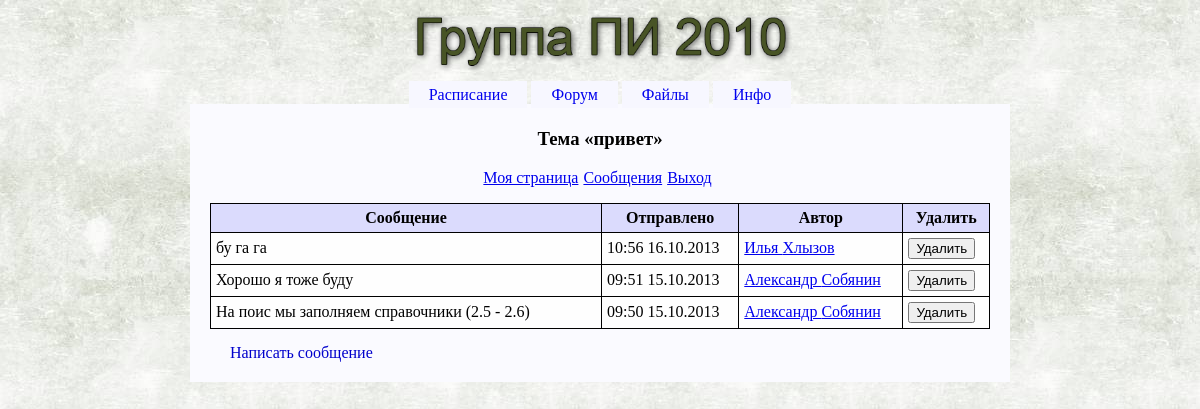
Page /post.php?theme=13 (signed in) on the committed database.
### tables this page shows
CREATE TABLE IF NOT EXISTS `theme` (
  `id` int(11) NOT NULL AUTO_INCREMENT,
  `title` varchar(30) NOT NULL,
  `author` int(11) NOT NULL,
  `send` timestamp NOT NULL DEFAULT CURRENT_TIMESTAMP ON UPDATE CURRENT_TIMESTAMP,
  PRIMARY KEY (`id`)
);

CREATE TABLE IF NOT EXISTS `post` (
  `id` int(11) NOT NULL AUTO_INCREMENT,
  `message` text NOT NULL,
  `author` int(11) NOT NULL,
  `send` timestamp NOT NULL DEFAULT CURRENT_TIMESTAMP ON UPDATE CURRENT_TIMESTAMP,
  `theme` int(11) NOT NULL,
  PRIMARY KEY (`id`)
);

CREATE TABLE IF NOT EXISTS `users` (
  `id` int(11) NOT NULL AUTO_INCREMENT,
  `login` varchar(20) NOT NULL,
  `password` varchar(32) NOT NULL,
  `position` int(11) NOT NULL DEFAULT '0',
  `firstname` varchar(20) DEFAULT NULL,
  `lastname` varchar(20) DEFAULT NULL,
  `birth` date DEFAULT NULL,
  `phone` varchar(12) DEFAULT NULL,
  `email` varchar(20) DEFAULT NULL,
  PRIMARY KEY (`id`)
);

### post.php (the view, shortened to what this page needs)
<?php
include("./include/jsheader.php");
include("./include/nav.php");
?>
<section>
<?php
if(empty($_SESSION['login']) or empty($_SESSION['id'])) { ?>
<h3>Страница недоступна</h3>
<p>Привет, гость. <a href='.\auth.php'>Вход</a></p>
<?php
} else {
	if(!empty($_GET['theme'])) {
		$themeid = intval($_GET['theme']);
		include("./include/connect.php");
		$userid = intval($_SESSION['id']);
		$result = mysql_query("SELECT `position` FROM `users` WHERE `id` = '{$userid}'", $db) or die("Не могу выполнить запрос.");
		$position = mysql_fetch_assoc($result);
		$position = intval($position['position']);
		$result = mysql_query("SELECT `title` FROM `theme` WHERE `id` = '{$themeid}'", $db) or die("Не могу выполнить запрос.");
		$theme = mysql_fetch_assoc($result);
?>
<h3>Тема &laquo;<?php echo htmlspecialchars($theme['title']); ?>&raquo;</h3>
<?php
		include("./include/usermenu.php");
		$result = mysql_query("SELECT `id`, `message`, DATE_FORMAT(`send`, '%H:%i %d.%m.%Y') as sendtime, `author` FROM `post` WHERE `theme` = '{$themeid}' ORDER BY `send` DESC", $db) or die("Не могу выполнить запрос.");
		if(mysql_num_rows($result)) {
			include("./include/linktouser.php");
?>
<table class="forum">
	<tr>
		<th>Сообщение</th>
		<th>Отправлено</th>
		<th>Автор</th>
		<?php if($position > 0) echo '<th>Удалить</th>'; ?>
	</tr>
<?php while($post = mysql_fetch_assoc($result)) { ?>
<tr>
	<td class="msg"><?php echo htmlspecialchars($post['message']); ?></td>
	<td><?php echo htmlspecialchars($post['sendtime']); ?></td>
	<td><?php echo linktouser($post['author']); ?></td>
	<?php if($position > 0) echo '<td><form action="./delete.php" method="post"><input type="text" value="'. $themeid . '" name="themeid" hidden><input type="text" value="'. $post['id'] . '" name="postid" hidden><input type="text" value="post" name="what" hidden><input type="submit" value="Удалить"></form></td>'; ?>
	</tr>
<?php } ?>
</table>
<?php } ?>
<div class='spoiler'>
<a class='spoiler-head' href='#'>Написать сообщение</a>
</div>
<?php } else { ?>
<h3>Тема не найдена</h3>
<p><a href='./forum.php'>Поищите другую</a></p>
<?php } } ?>
</section>
</body>
</html>

### include/jsheader.php (shortened to what this page needs)
<!DOCTYPE html>
<html lang="ru">
<head>
	<link rel="stylesheet" type="text/css" href="style.css" media="all" />
</head>
<body>
<header>
	<img src="header.png" width="400" />
</header>

### include/nav.php
<nav>
	<a href="./index.php">Расписание</a>
	<a href="./forum.php">Форум</a>
	<a href="./files.php">Файлы</a>
	<a href="./info.php">Инфо</a>
</nav>

### include/usermenu.php
<?php
echo '<p class="usermenu"><a href="user.php">Моя страница</a><a href="message.php">Сообщения</a><a href="auth.php?what=logout">Выход</a></p>';

### include/linktouser.php
<?php
function linktouser($input) {
	$authorId = intval($input);
	$result = mysql_query("SELECT `firstname`, `lastname` FROM `users` WHERE `id` = '{$authorId}'") or die("Не могу выполнить запрос.");
	$row = mysql_fetch_assoc($result);
	$return = '<a href="./user.php?id='. $authorId . '">' . htmlspecialchars($row['firstname']) . ' ' . htmlspecialchars($row['lastname']) . '</a>';
	return $return;
}

### style.css (style rules this page uses)
header { padding:5px 20px; color:#77b; }
nav a { padding:5px 20px; text-decoration:none; background:#f7f7ff; }
section { margin:auto; padding:5px 10px; background:#fafaff; width:800px; }
table { border-collapse:collapse; }
table, tbody, thead, th, tr, td { margin:auto; border:1px solid #000; padding:5px; }
table.forum { margin:10px auto; width:780px }
th { background:#dbdbfd; text-align:center; }
tr { background:#fefefe; text-align:left; }
p.usermenu a { padding:0px 5px 0px 0px; }
td.msg { width:380px; }
.spoiler { position:relative; margin:15px 30px; text-align:left; }
.spoiler a.spoiler-head { background:#fafaff; display:block; color:#00c; text-decoration:none; }

### rows in the picture
theme: title "привет"
post: message "бу га га", sendtime "10:56 16.10.2013", users.firstname "Илья", users.lastname "Хлызов"
post: message "Хорошо я тоже буду", sendtime "09:51 15.10.2013", users.firstname "Александр", users.lastname "Собянин"
post: message "На поис мы заполняем справочники (2.5 - 2.6)", sendtime "09:50 15.10.2013", users.firstname "Александр", users.lastname "Собянин"
